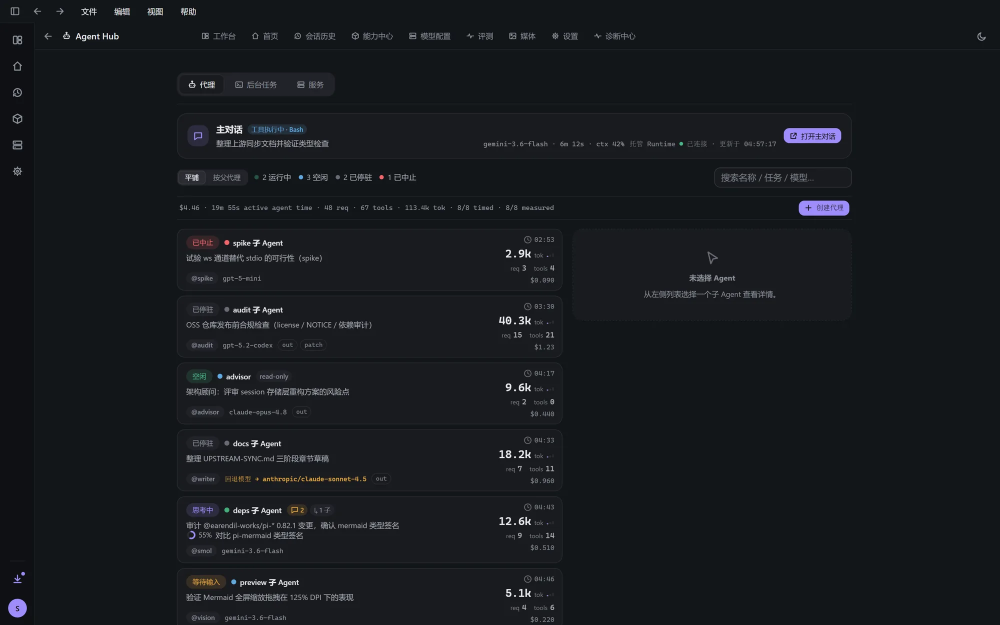
#> input picture media/still/agent-hub-dark.webp, 2000 x 1250 px, given in place of f00592.jpg, which was not available (shown at 1/2 size)
$ python build_media.py
#> lines starting #> are read from the running program, lines starting #| are printed output that depends on the picture
"""Web media from the promo's frame-exact UI captures (read-only input) and the live stills.
Usage: python tools/build_media.py <omp-studio-promo dir>
Output: public/media/{clip,seq,still,poster}. Rerun is idempotent; finished files are skipped.
"""
import os, subprocess, sys, tempfile
from PIL import Image

PROMO = sys.argv[1] if len(sys.argv) > 1 else r"D:\Project\omp-studio-promo"
SITE = os.path.dirname(os.path.dirname(os.path.abspath(__file__)))
MEDIA = os.path.join(SITE, "public", "media")
SHOTS = os.path.join(PROMO, "assets", "shots")
FFMPEG = os.path.join(PROMO, "node_modules", "@remotion", "compositor-win32-x64-msvc", "ffmpeg.exe")

# name: (shot, first frame, last frame). Frame ranges come from the capture markers.
CLIPS = {
    "stream": ("chat", 625, 1640), "modes": ("chat", 40, 460), "plan": ("plan", 121, 690),
    "hub": ("hub", 60, 586), "tokens": ("tokens", 10, 827), "models": ("models", 24, 475),
    "git": ("git", 20, 461), "caps": ("caps", 16, 401), "skills": ("skills", 10, 368),
    "perm": ("perm", 8, 371), "queue": ("queue", 57, 270), "btw": ("m-btw", 0, 178),
    "cmdk": ("m-cmdk", 0, 137), "restore": ("m-restore", 40, 187), "theme": ("m-theme", 0, 144),
    "history": ("m-history", 0, 169), "update": ("m-update", 0, 146),
}
SEQ = {"chat": ("chat", 625, 1640, 6)}  # 170 frames
STILLS = ["chat/f00592", "chat/f01556", "hub/f00540", "tokens/f00761", "models/f00166", "models/f00437",
          "git/f00425", "caps/f00140", "plan/f00243", "plan/f00641", "m-cmdk/f00126", "m-restore/f00172"]

def clip(name, shot, a, b):
    dst = os.path.join(MEDIA, "clip", f"{name}.mp4")
    poster = os.path.join(MEDIA, "poster", f"{name}.webp")
    d = os.path.join(SHOTS, shot)
    if not os.path.exists(dst):
        with tempfile.NamedTemporaryFile("w", suffix=".txt", delete=False) as t:
            for f in range(a, b + 1, 2):
                t.write(f"file '{os.path.join(d, f'f{f:05d}.jpg').replace(chr(92), '/')}'\nduration 0.033333\n")
        tmp = dst + ".tmp.mp4"
        subprocess.run([FFMPEG, "-y", "-v", "error", "-lowres", "1", "-f", "concat", "-safe", "0", "-i", t.name,
                        "-vf", "scale=1600:-2:flags=lanczos,format=yuv420p", "-r", "30", "-c:v", "libx264", "-preset", "slow",
                        "-crf", "25", "-g", "30", "-movflags", "+faststart", "-an", tmp], check=True)
        os.replace(tmp, dst); os.unlink(t.name)
    if not os.path.exists(poster):
        Image.open(os.path.join(d, f"f{a:05d}.jpg")).convert("RGB").resize((1200, 675), Image.LANCZOS).save(poster, quality=72, method=6)
    print(name, os.path.getsize(dst) // 1024, "KB", flush=True)

def main():
    for sub in ("clip", "poster", "still"):
        os.makedirs(os.path.join(MEDIA, sub), exist_ok=True)
    # Live stills: PNG (from capture-live.mjs) to WebP.
    still = os.path.join(MEDIA, "still")
    for f in os.listdir(still):
        if f.endswith(".png"):
            p = os.path.join(still, f)
            Image.open(p).convert("RGB").resize((2000, 1250), Image.LANCZOS).save(p[:-4] + ".webp", quality=82, method=6)
            os.unlink(p)
    for s in STILLS:
        dst = os.path.join(still, "shot-" + s.replace("/f", "-") + ".webp")
        if not os.path.exists(dst):
            Image.open(os.path.join(SHOTS, s + ".jpg")).convert("RGB").resize((2400, 1350), Image.LANCZOS).save(dst, quality=82, method=6)
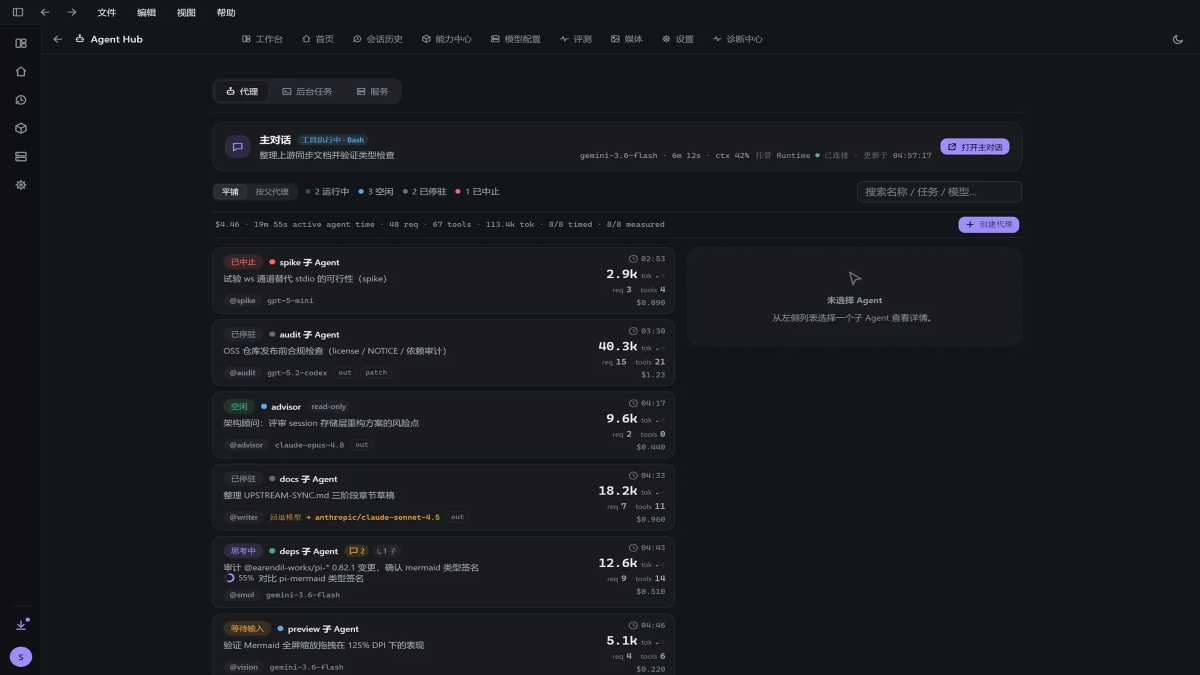
#> saved as shot-chat-00592.webp: PIL image 2400x1350 RGB (shown at 1/2 size); mean R, G, B 23.2, 26.3, 30
#> pass 2 of the loop in main, `for s in STILLS:`:
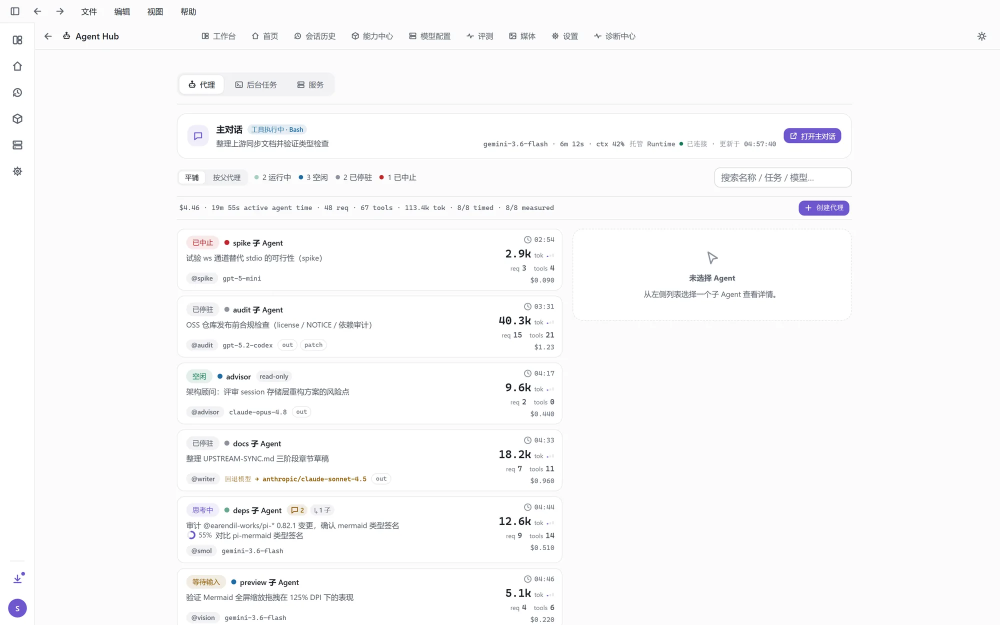
#> input picture media/still/agent-hub-light.webp, 2000 x 1250 px, given in place of f01556.jpg, which was not available (shown at 1/2 size)
#> in main, `Image.open(os.path.join(SHOTS, s + ".jpg")).convert("RGB").resize((240..`:
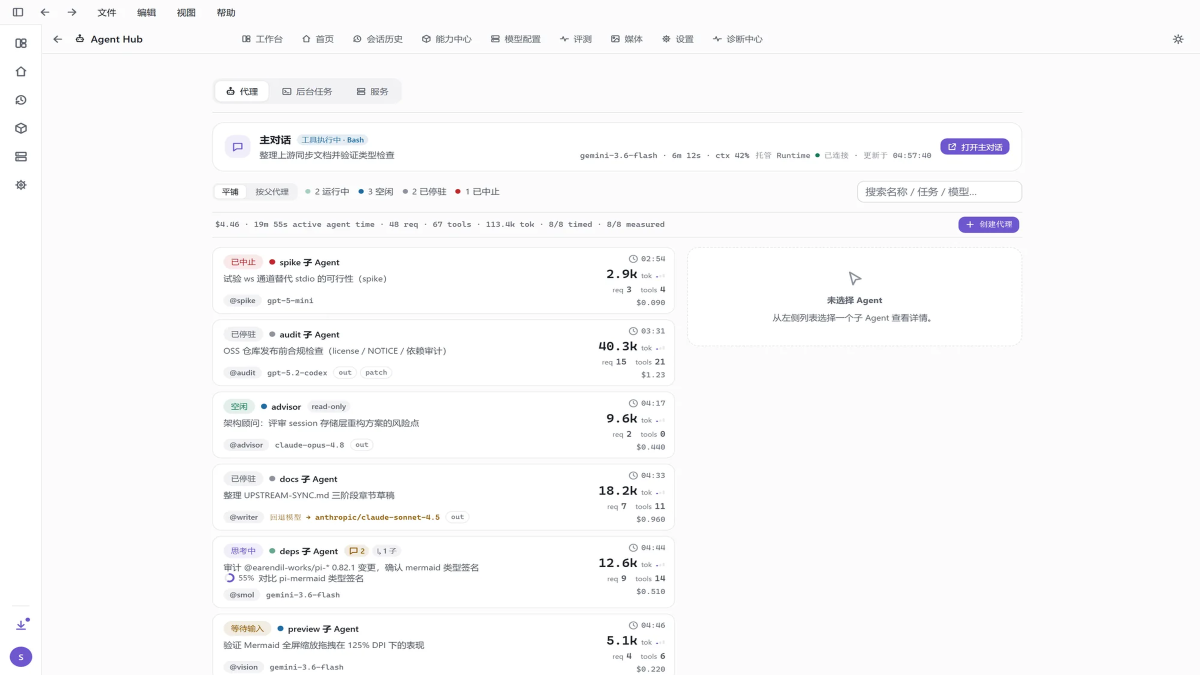
#> saved as shot-chat-01556.webp: PIL image 2400x1350 RGB (shown at 1/2 size); mean R, G, B 249.6, 249, 250
    for name, (shot, a, b, step) in SEQ.items():
        out = os.path.join(MEDIA, "seq", name); os.makedirs(out, exist_ok=True)
        for i, f in enumerate(range(a, b + 1, step)):
            dst = os.path.join(out, f"{i:04d}.webp")
            if not os.path.exists(dst):
                im = Image.open(os.path.join(SHOTS, shot, f"f{f:05d}.jpg")); im.draft("RGB", (2880, 1620))
                im.convert("RGB").resize((1920, 1080), Image.LANCZOS).save(dst, quality=72, method=4)
        print("seq", name, i + 1, flush=True)
    for name, (shot, a, b) in CLIPS.items():
        clip(name, shot, a, b)
    print("MEDIA-DONE", flush=True)

#> (the run stopped early here; a loop or call above may not have finished)
